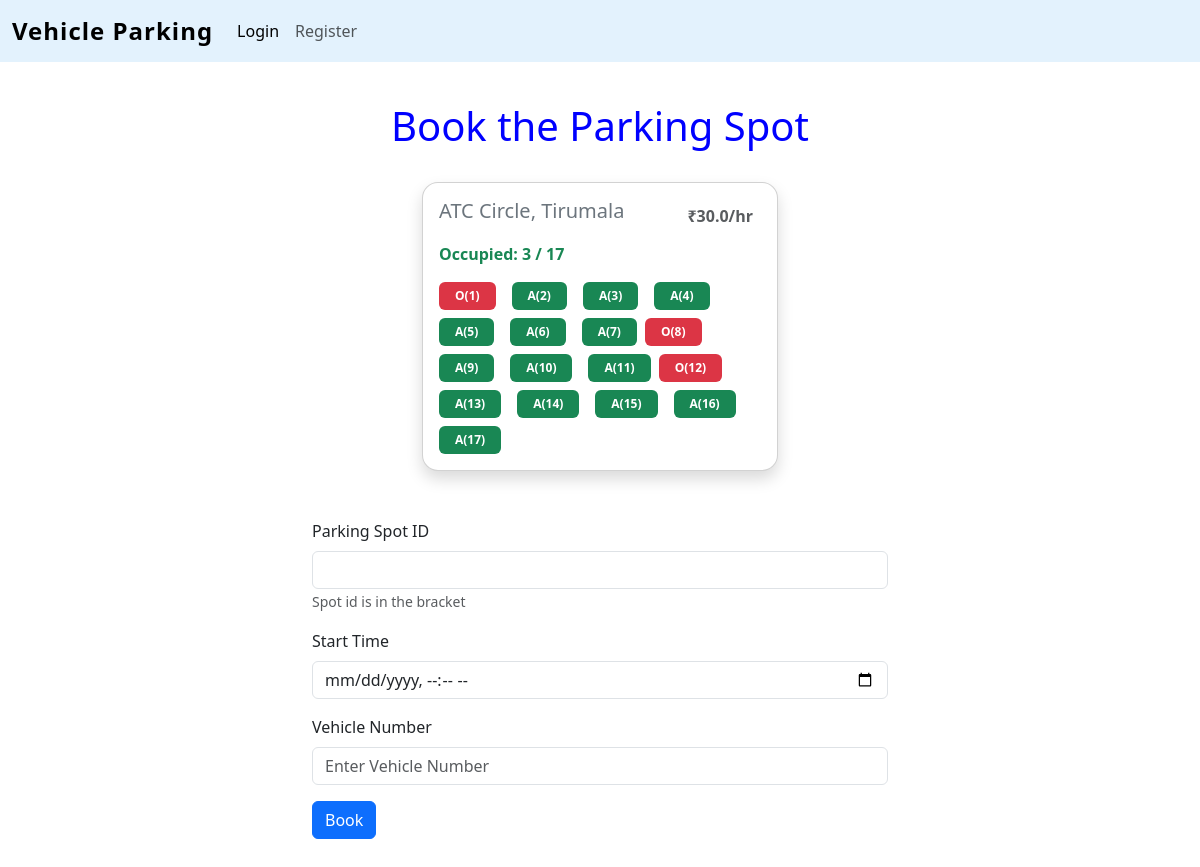
Before: /book/1 with the older database file.
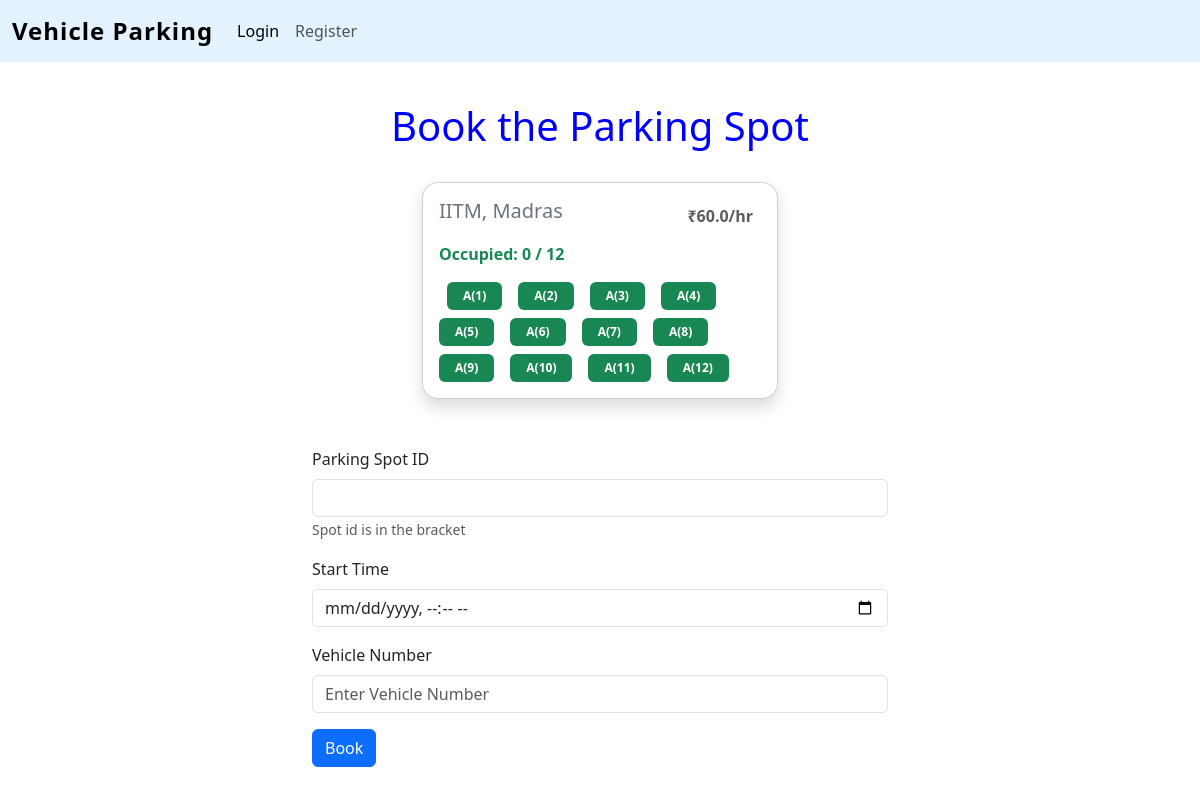
After: the same page with the newer database file.
### controllers/models.py (models this page shows)
class parking_lot(db.Model):
    id = db.Column(db.Integer, primary_key=True)
    location_name = db.Column(db.String(100), nullable=False)
    max_spots = db.Column(db.Integer,nullable=True)
    available_spots = db.Column(db.Integer, nullable=True)
    price = db.Column(db.Float,nullable=False)
    address = db.Column(db.String(200),nullable=False)
    pincode = db.Column(db.String(10),nullable=True)
    spots = db.relationship('parking_spot')

class parking_spot(db.Model):
    id = db.Column(db.Integer,primary_key=True)
    parking_lot_id = db.Column(db.Integer,db.ForeignKey('parking_lot.id'),nullable=False)
    status = db.Column(db.String(20),nullable=False)
    reserve_parking_spot = db.relationship('reserve_parking_spot')
    lot = db.relationship('parking_lot')

### controllers/routes.py (the view, shortened to what this page needs)
@app.route('/book/<int:lot_id>', methods=['GET', 'POST'])
def book(lot_id):
    lot = parking_lot.query.get_or_404(lot_id)
    if not lot.spots:
        flash('No spots available for booking!', 'warning')
        return redirect(url_for('user_dashboard'))
    return render_template('book.html',lot=lot)

### templates/book.html (shortened to what this page needs)
{%extends 'layout.html'%}
{%block content%}
<h1 class="text-center my-2" style="color:blue">Book the Parking Spot</h1>
<br>
 <div class="row justify-content-center">
    <div class="col-md-4">
      <div class="card shadow rounded-4">
        <div class="card-body">
          <div class="d-flex justify-content-between mb-2">
            <h5 class="card-title text-secondary">{{ lot.location_name }}, {{ lot.address}}</h5>
            <div><h6 class="card-subtitle text-muted fw-bold m-2">₹{{ lot.price }}/hr</h6></div>
          </div>
          <p class="text-success fw-bold">
            Occupied:
            {{ lot.spots | selectattr("status", "equalto", "occupied") | list | length }}
            / {{ lot.max_spots }}
          </p>
          <div class="d-flex flex-wrap gap-2 mt-3">
            {% for spot in lot.spots %}
              {% if spot.status == 'occupied' %}
                <a href="#"><span class="badge bg-danger px-3 py-2">O({{spot.id}})</span></a>
              {% elif spot.status == 'available'  %}
                <a href="#" data-bs-toggle="tooltip" data-bs-title="Spot ID: {{ spot.id }}">
                <a href="#"><span class="badge bg-success px-3 py-2">A({{spot.id}})</span></a>
              {% endif %}
            {% endfor %}
          </div>
        </div>
      </div>
    </div>
  </div>
</div>
<div class="container-fluid col-6 my-5">
    <form action="{{url_for('book',lot_id=lot.id)}}" method="POST" class="form">
        <div class="mb-3">
            <label for="spot_id" class="form-label">Parking Spot ID</label>
            <input type="text" class="form-control" id="lot_id" name="spot_id" value="{{spot_id}}" required>
            <small id="emailHelp" class="form-text text-muted">Spot id is in the bracket</small>
        </div>
        <div class="mb-3">
            <label for="user_id" class="form-label">Start Time</label>
            <input type="datetime-local" class="form-control" id="user_id" name="start_time" required>
        </div>
        <div class="mb-3">
            <label for="vehicle_num" class="form-label">Vehicle Number</label>
            <input type="text" class="form-control" id="vehicle_num" name="vehicle_number" placeholder="Enter Vehicle Number" value="{{ vehicle_number }}" required>
        </div>
        <div class="button button-success">
            <button type="submit" class="btn btn-primary">Book</button>
        </div>
    </form>
</div>
{%endblock%}

Changed rows visible on the page:
no longer on this page (row edited): parking_spot: id "13"
no longer on this page (row edited): parking_spot: id "14"
no longer on this page (row edited): parking_spot: id "15"
no longer on this page (row edited): parking_spot: id "16"
no longer on this page (row edited): parking_spot: id "17"
changed parking_lot: location_name "ATC Circle" → "IITM"; address "Tirumala" → "Madras"; price "30.0" → "60.0"; max_spots "17" → "12"
changed parking_spot id 1: status "O(" → "A("
changed parking_spot id 8: status "O(" → "A("
changed parking_spot id 12: status "O(" → "A("
Other visible differences:
text no longer shown: "3"
text now shown: "0"
